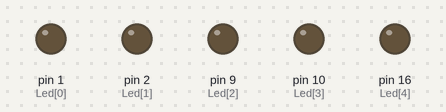
Simulated run of this sketch. Board: Arduino Uno, built with avr-gcc and run on an emulated ATmega328P. Parts: output pins drawn as LEDs (lit = HIGH).

Above: at 0.2 s.
At 1.2 s:
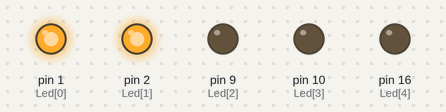
At 1.7 s:
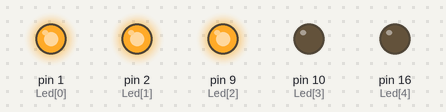
At 2.7 s:
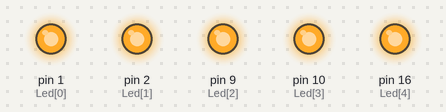
At 4.2 s:
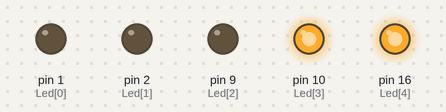
At 5.7 s:
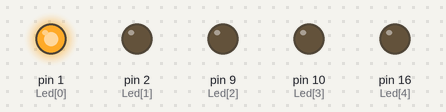
Timing chart, 0 to 6.5 s (numbered marks = the images above):
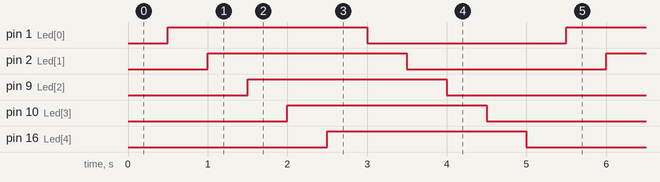

Measured:
- by itself, pin 1 (Led[0]), pin 2 (Led[1]), pin 9 (Led[2]), pin 10 (Led[3]), pin 16 (Led[4]): alternates HIGH for 2.5 s and LOW for 2.5 s
- by itself, everything shown: repeats every 5.0 s, in 10 steps

The sketch:

hw4_3_.ino
```cpp
#include <MsTimer2.h>

int Led[5]={1,2,9,10,16};
void LedControl(){
  static int counter=0;
  static byte output=HIGH;

  digitalWrite(Led[counter++],output);
  if(counter>4){
    counter=0;
    output=!output;
  }
}

void setup() {
  // put your setup code here, to run once:
  int i;
  for (i=0;i<5;i++)
    pinMode(Led[i],OUTPUT);
  MsTimer2::set(500,LedControl);
  MsTimer2::start();
}

void loop() {
  // put your main code here, to run repeatedly:

}
```
